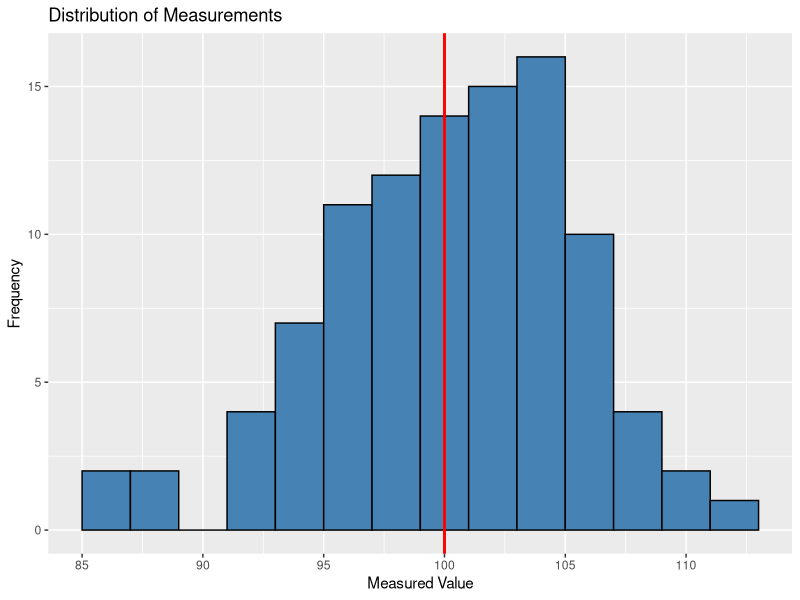
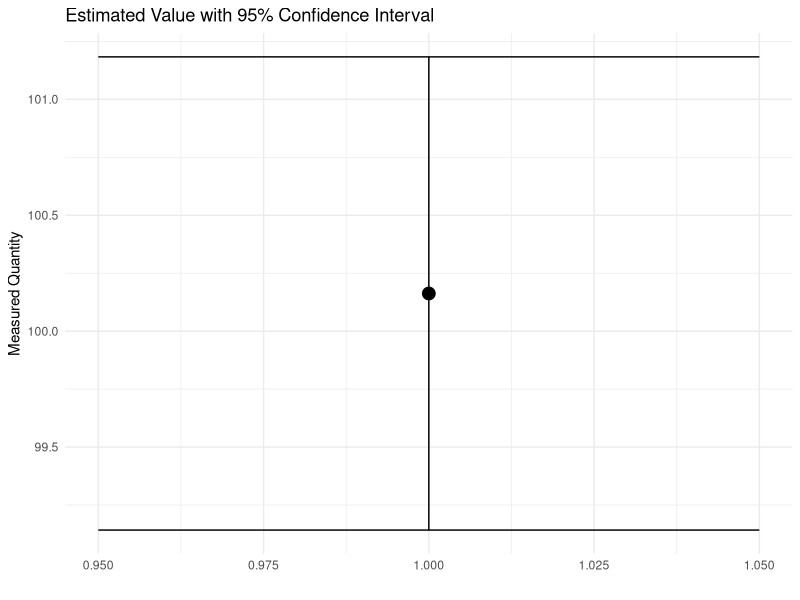
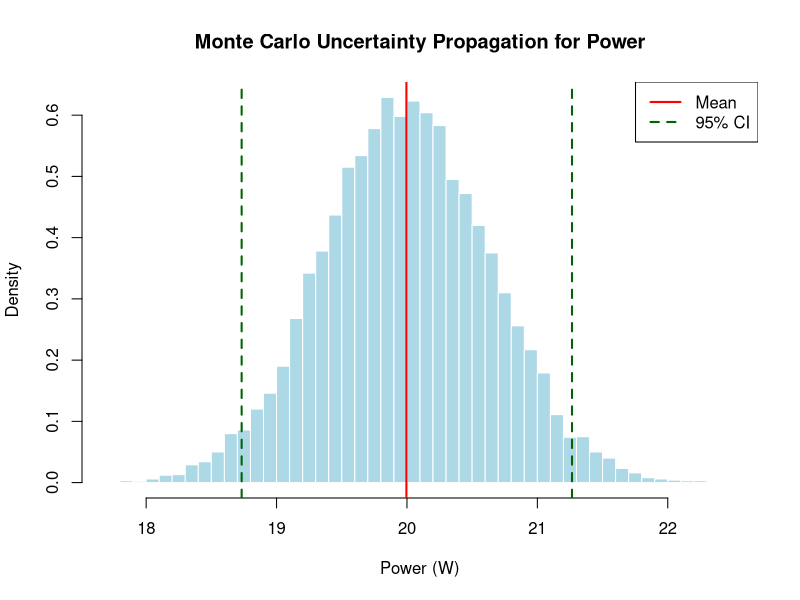
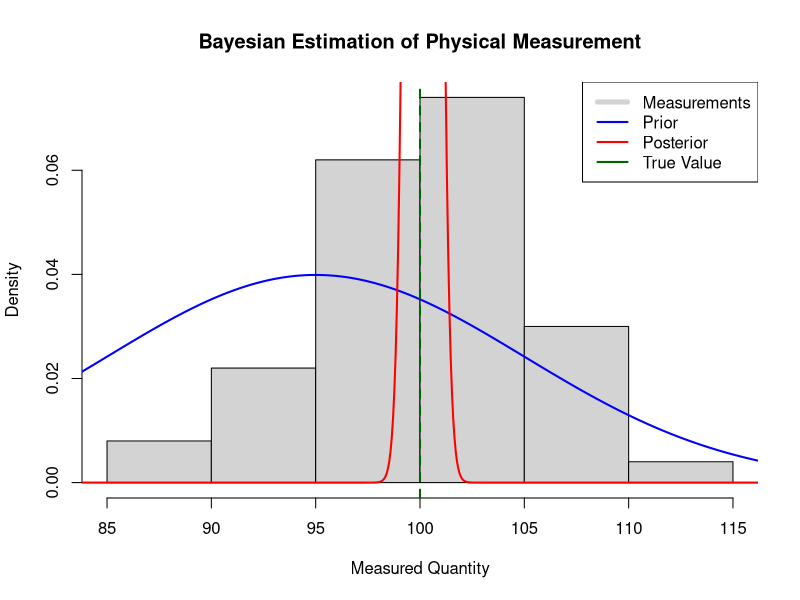
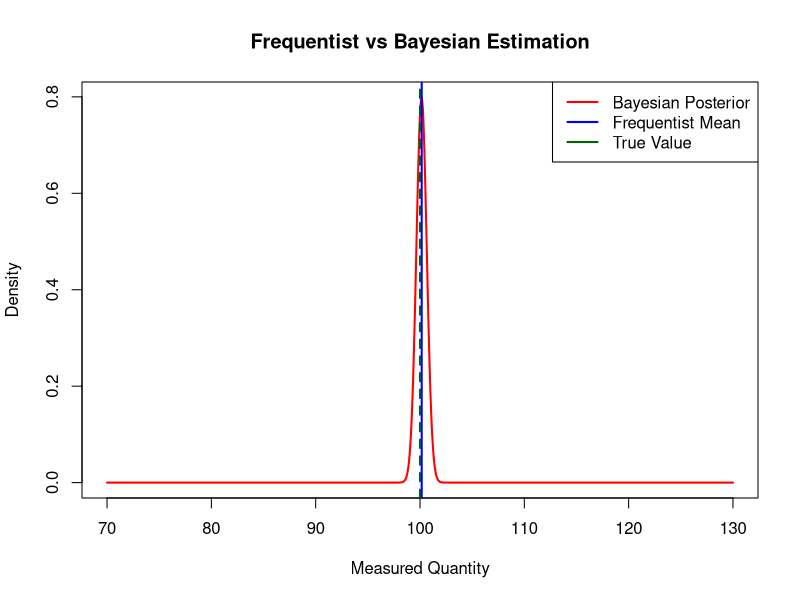
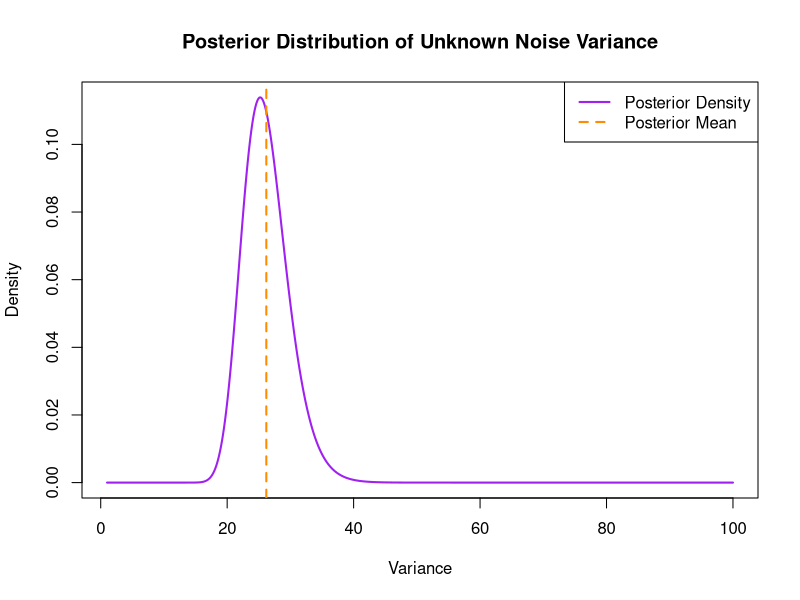
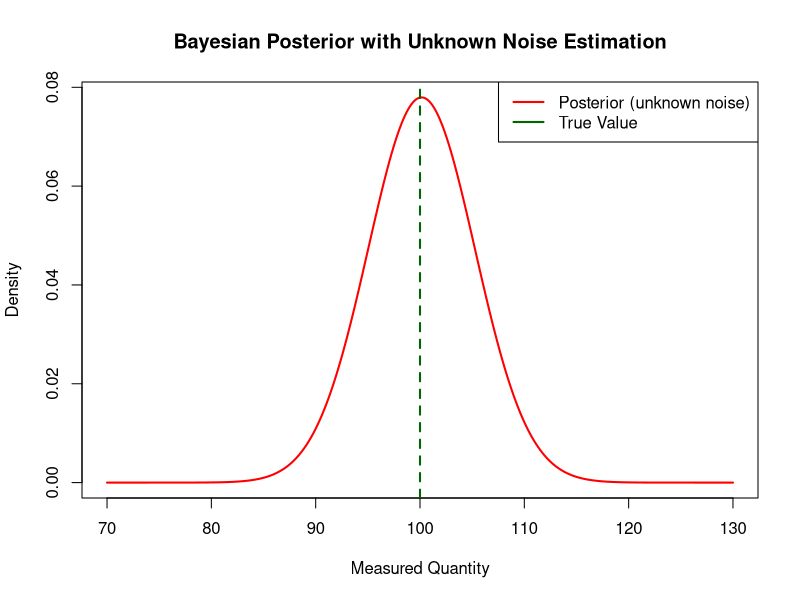
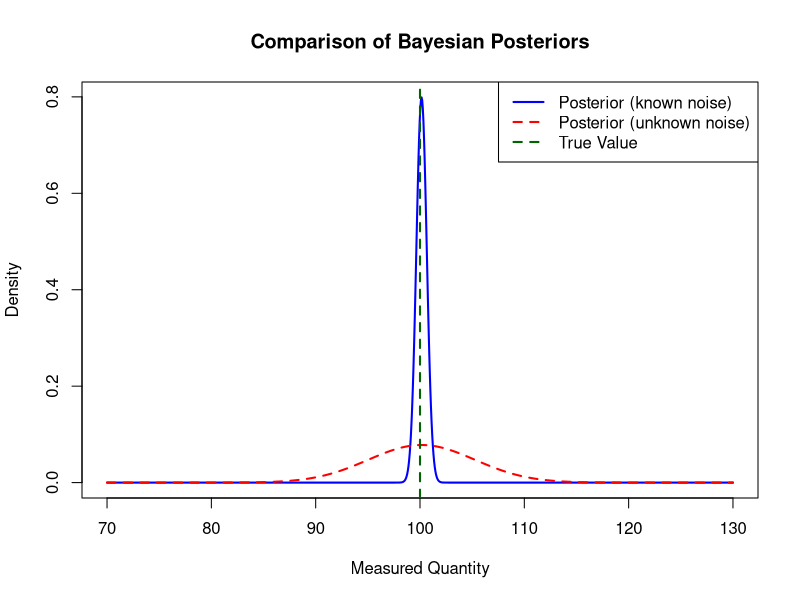

Write the R code that produced these figures, in order.


library(ggplot2)
library(dplyr)
library(tidyr)
set.seed(42)   # Ensures reproducibility

# -----------------------
# STEP 1: Basic Measurements & Histogram
# -----------------------
true_value <- 100
noise_sd <- 5
n_measurements <- 100

measurements <- rnorm(n_measurements, mean = true_value, sd = noise_sd)
data <- data.frame(measurements)

# Plot 1: Distribution of measurements
ggplot(data, aes(x = measurements)) +
  geom_histogram(binwidth = 2, fill = "steelblue", color = "black") +
  geom_vline(xintercept = true_value, color = "red", linewidth = 1) +
  labs(title = "Distribution of Measurements",
       x = "Measured Value",
       y = "Frequency")

# STEP 2: Mean, SD, Standard Error
mean_value <- mean(measurements)
std_dev <- sd(measurements)
standard_error <- std_dev / sqrt(n_measurements)

# STEP 3: Confidence Interval
confidence_level <- 0.95
alpha <- 1 - confidence_level
z <- qnorm(1 - alpha/2)
lower_ci <- mean_value - z * standard_error
upper_ci <- mean_value + z * standard_error

# Plot 2: CI for measurement
ci_data <- data.frame(
  mean = mean_value,
  lower = lower_ci,
  upper = upper_ci
)

ggplot(ci_data, aes(x = 1, y = mean)) +
  geom_point(size = 4) +
  geom_errorbar(aes(ymin = lower, ymax = upper), width = 0.1) +
  labs(title = "Estimated Value with 95% Confidence Interval",
       x = "",
       y = "Measured Quantity") +
  theme_minimal()

# -----------------------
# STEP 4: Monte Carlo Uncertainty Propagation
# -----------------------
V_mean <- 10
V_sd   <- 0.2
I_mean <- 2
I_sd   <- 0.05
N <- 10000

V_samples <- rnorm(N, mean = V_mean, sd = V_sd)
I_samples <- rnorm(N, mean = I_mean, sd = I_sd)

P_samples <- V_samples * I_samples
P_mean <- mean(P_samples)
P_sd   <- sd(P_samples)
CI_95 <- quantile(P_samples, probs = c(0.025, 0.975))

# Plot 3: Monte Carlo histogram of power
hist(
  P_samples,
  breaks = 60,
  probability = TRUE,
  main = "Monte Carlo Uncertainty Propagation for Power",
  xlab = "Power (W)",
  col = "lightblue",
  border = "white"
)
abline(v = P_mean, col = "red", lwd = 2)
abline(v = CI_95[1], col = "darkgreen", lwd = 2, lty = 2)
abline(v = CI_95[2], col = "darkgreen", lwd = 2, lty = 2)
legend(
  "topright",
  legend = c("Mean", "95% CI"),
  col = c("red", "darkgreen"),
  lwd = 2,
  lty = c(1, 2)
)

# -----------------------
# STEP 5: Bayesian Estimation
# -----------------------
set.seed(1)
n <- length(measurements)
sample_mean <- mean(measurements)

# Prior
prior_mean <- 95
prior_sd <- 10

posterior_variance <- 1 / ( (1/prior_sd^2) + (n/noise_sd^2) )
posterior_mean <- posterior_variance * ( (prior_mean/prior_sd^2) + (n * sample_mean / noise_sd^2) )
posterior_sd <- sqrt(posterior_variance)

x <- seq(70, 130, length.out = 1000)
prior_density <- dnorm(x, prior_mean, prior_sd)
posterior_density <- dnorm(x, posterior_mean, posterior_sd)

# Plot 4: Bayesian prior + posterior + measurements
hist(measurements, probability = TRUE, col = "lightgray",
     main = "Bayesian Estimation of Physical Measurement",
     xlab = "Measured Quantity")
lines(x, prior_density, col = "blue", lwd = 2)
lines(x, posterior_density, col = "red", lwd = 2)
abline(v = true_value, col = "darkgreen", lwd = 2, lty = 2)
legend("topright",
       legend = c("Measurements", "Prior", "Posterior", "True Value"),
       col = c("lightgray", "blue", "red", "darkgreen"),
       lwd = c(5, 2, 2, 2))

# Plot 5: Frequentist vs Bayesian
freq_mean <- sample_mean
plot(x, posterior_density, type = "l", col = "red", lwd = 2,
     main = "Frequentist vs Bayesian Estimation",
     xlab = "Measured Quantity", ylab = "Density")
abline(v = freq_mean, col = "blue", lwd = 2)
abline(v = true_value, col = "darkgreen", lwd = 2, lty = 2)
legend("topright",
       legend = c("Bayesian Posterior", "Frequentist Mean", "True Value"),
       col = c("red", "blue", "darkgreen"),
       lwd = 2)

# -----------------------
# STEP 6: Advanced Bayesian analysis for Unknown Noise
# -----------------------
alpha_prior <- 3
beta_prior  <- 20

alpha_post <- alpha_prior + n/2
beta_post  <- beta_prior + sum((measurements - sample_mean)^2)/2

posterior_var_mean <- beta_post / (alpha_post - 1)
posterior_sd_est   <- sqrt(posterior_var_mean)

# Plot 6: Posterior distribution of noise variance
x_var <- seq(1, 100, length.out = 1000)
posterior_var_density <- dgamma(1/x_var, shape = alpha_post, rate = beta_post) * (1 / x_var^2)
plot(x_var, posterior_var_density, type = "l", col = "purple", lwd = 2,
     main = "Posterior Distribution of Unknown Noise Variance",
     xlab = "Variance", ylab = "Density")
abline(v = posterior_var_mean, col = "darkorange", lwd = 2, lty = 2)
legend("topright",
       legend = c("Posterior Density", "Posterior Mean"),
       col = c("purple", "darkorange"),
       lwd = 2, lty = c(1,2))

# Plot 7: Bayesian posterior with estimated noise
posterior_density_twist <- dnorm(x, posterior_mean, posterior_sd_est)
plot(x, posterior_density_twist, type = "l", col = "red", lwd = 2,
     main = "Bayesian Posterior with Unknown Noise Estimation",
     xlab = "Measured Quantity", ylab = "Density")
abline(v = true_value, col = "darkgreen", lwd = 2, lty = 2)
legend("topright",
       legend = c("Posterior (unknown noise)", "True Value"),
       col = c("red", "darkgreen"),
       lwd = 2)

# Plot 8: Comparison of Bayesian posteriors
plot(x, posterior_density, type = "l", col = "blue", lwd = 2,
     main = "Comparison of Bayesian Posteriors",
     xlab = "Measured Quantity", ylab = "Density")
lines(x, posterior_density_twist, col = "red", lwd = 2, lty = 2)
abline(v = true_value, col = "darkgreen", lwd = 2, lty = 2)
legend("topright",
       legend = c("Posterior (known noise)", "Posterior (unknown noise)", "True Value"),
       col = c("blue", "red", "darkgreen"),
       lwd = 2, lty = c(1,2,2))

# Final summary of statistics
posterior_mean
posterior_sd
posterior_sd_est
freq_mean
lower_ci
upper_ci
P_mean
P_sd
